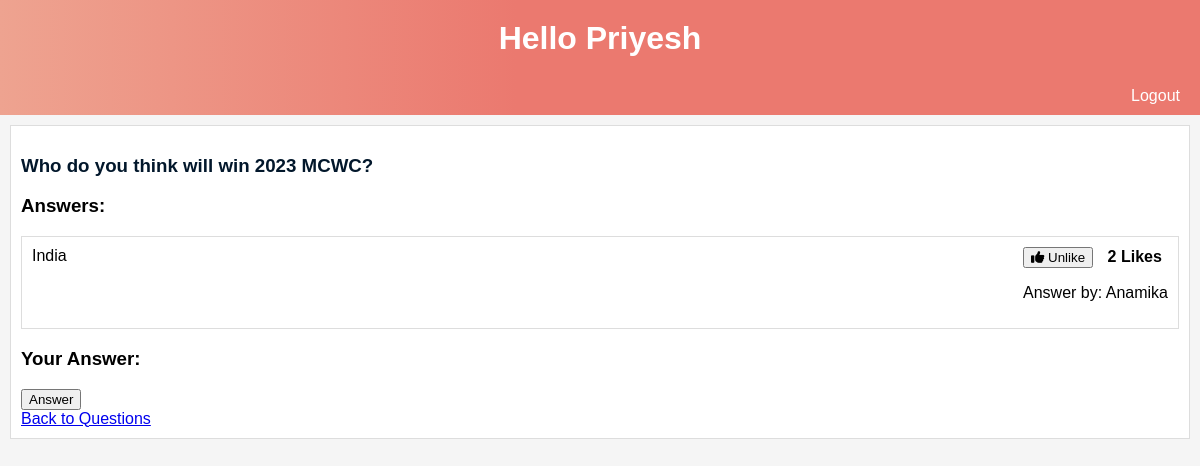
Page /questions/1/ (signed in) on the committed database.
### quora_app/models.py (models this page shows)
class Question(models.Model):
    title = models.CharField(max_length=200)
    user = models.ForeignKey(User, on_delete=models.CASCADE)
    created_at = models.DateTimeField(auto_now_add=True)

class Answer(models.Model):
    question = models.ForeignKey(Question, on_delete=models.CASCADE)
    user = models.ForeignKey(User, on_delete=models.CASCADE)
    content = models.TextField()
    created_at = models.DateTimeField(auto_now_add=True)
    likes = models.ManyToManyField(User, related_name='liked_answers')

### quora_app/views.py (the view)
# urls.py: path('questions/<int:question_id>/', views.question_detail, name='question_detail'),
def question_detail(request, question_id):
    question = Question.objects.get(pk=question_id)
    answers = Answer.objects.filter(question=question)
    return render(request, 'question_detail.html', {'question': question, 'answers': answers})

### quora_app/templates/question_detail.html (shortened to what this page needs)
<!DOCTYPE html>
<html>
<head>
    <link rel="stylesheet" href="https://cdnjs.cloudflare.com/ajax/libs/font-awesome/6.3.0/css/all.min.css">
</head>
<body>
<h1>Hello {{ request.user|title }}</h1>
<div id="navigation">
    {% if user.is_authenticated %}
        <a href="{% url 'user_logout' %}">Logout</a>
    {% else %}
        <a href="{% url 'user_login' %}">Login</a>
        <a href="{% url 'user_register' %}">Register</a>
    {% endif %}
</div>
<div class="task-wrapper">
    <div class="task-title">
        <h3><a class="task-link" href="{% url 'question_detail' question.id %}">{{ question.title }}</a></h3>
    </div>
    <h3>Answers:</h3>
    <ul class="answer-list">
        {% for answer in answers %}
            <li class="answer-item">
                <div class="answer-content">
                    {{ answer.content }}
                </div>
                <div class="answer-info">
                    <form method="post" action="{% url 'like_answer' answer.id %}">
                        <button type="submit" class="like-button">
                            {% if user.is_authenticated %}
                                {% if user in answer.likes.all %}
                                    <i class="fas fa-thumbs-up"></i> Unlike
                                {% else %}
                                    <i class="far fa-thumbs-up"></i> Like
                                {% endif %}
                            {% endif %}
                        </button>
                        <span class="like-count">{{ answer.likes.count }} Likes</span>
                    </form>
                    <p>Answer by: {{ answer.user.username }}</p>
                </div>
            </li>
        {% endfor %}
    </ul>
    <h3>Your Answer:</h3>
    <form method="post" action="{% url 'answer_question' question.id %}">
        <button type="submit">Answer</button>
    </form>
    <a href="{% url 'question_list' %}">Back to Questions</a>
</div>
</body>
</html>

### quora_app/templates/question_detail.html (style rules this page uses)
body { font-family: Arial, sans-serif; margin: 0; padding: 0; background-color: #f5f5f5; }
h1 { text-align: center; background: linear-gradient(90deg, #EEA390 0%, #EB796F 43%, #EB796F 100%); color: #fff; padding: 20px; margin: 0; }
#navigation { background: linear-gradient(90deg, #EEA390 0%, #EB796F 43%, #EB796F 100%); color: #fff; padding: 10px; text-align: right; }
#navigation a { text-decoration: none; color: #fff; margin: 10px; }
.task-wrapper { background-color: #fff; margin: 10px; padding: 10px; border: 1px solid #ddd; }
.task-title { margin-bottom: 10px; }
.task-link { text-decoration: none; color: #02172b; }
.like-button { display: inline-block; cursor: pointer; }
.like-count { margin-left: 10px; font-weight: bold; }
.answer-list { list-style: none; padding: 0; }
.answer-item { border: 1px solid #ddd; padding: 10px; margin-bottom: 10px; }
.answer-content { float: left; }
.answer-info { float: right; }
.answer-item:after { content: ""; display: table; clear: both; }

### rows in the picture
Question: title "Who do you think will win 2023 MCWC?"
Answer: content "India", shows "Unlike", likes.count "2", user.username "Anamika"

### other values in the picture
{{ request.user|title }} "Priyesh"
